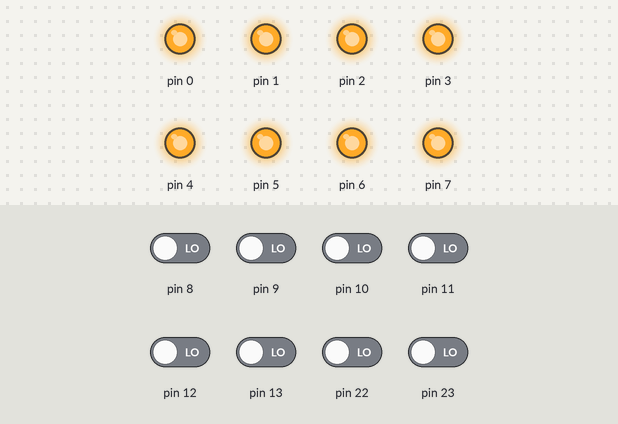
Recording of a sketch running on a simulated Arduino Uno, built with avr-gcc and run on an emulated ATmega328P. Shown: output pins drawn as LEDs (lit = HIGH). The inputs (shaded band) are chosen by the test bench; at power-on: pin 8–13, pin 22, pin 23 LOW.

Above: at 1.2 s.
1.3 s: pin 12 driven HIGH
At 1.9 s:
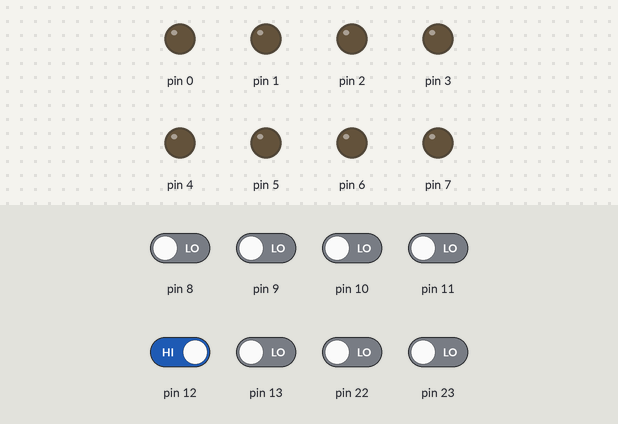
At 2.9 s:
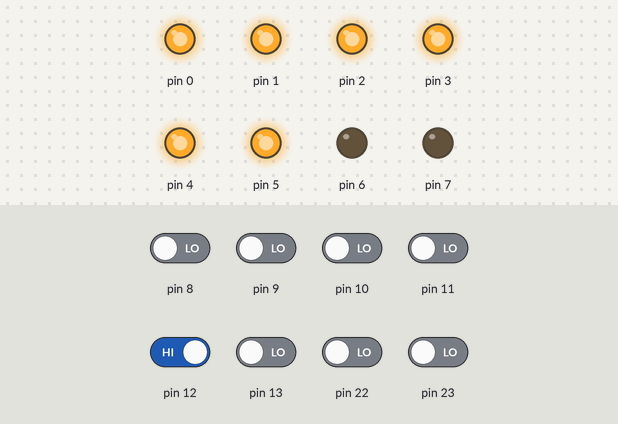
4.3 s: pin 12 driven LOW
7.3 s: pin 12 driven HIGH
At 7.9 s:
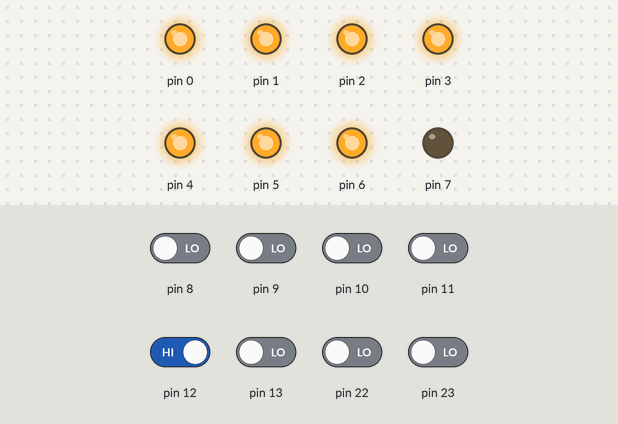
Timing chart, 0 to 19.3 s (numbered marks = the images above; inputs shaded):
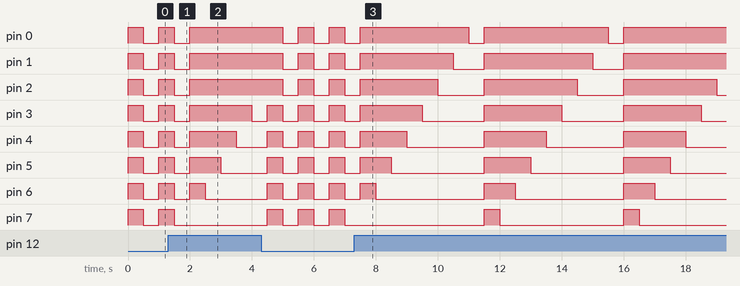

Measured:
- after the input at 1.3 s, pin 0–2: goes on until 2.0 s, then stays HIGH; pin 6: goes on until 2.5 s, then stays LOW; pin 7: goes on until 1.5 s, then stays LOW
- after the input at 7.3 s, pin 0: alternates HIGH for 4.0 s and LOW for 0.50 s, starting after 3.7 s; pin 7: alternates HIGH for 0.50 s and LOW for 4.0 s, starting after 4.2 s
- by itself, pin 3: repeats every 4.5 s: LOW 2.0 s, HIGH 2.5 s
- by itself, pin 4: repeats every 4.5 s: LOW 2.5 s, HIGH 2.0 s
- by itself, pin 5: repeats every 4.5 s: LOW 3.0 s, HIGH 1.5 s

The sketch:

LED_SwitchControl.ino
```cpp
void setup() {
  DDRD=0xFF; //D포트 출력(LED)
  DDRB=0x00; //B포트 입력(스위치)
  PORTD=0xFF;
}

void loop() {
  int i=0;
  //2번
  if((PINB|0xFD)==0xFD) {
    while((PINB|0xEF)!=0xEF) {
      if(i==8) {
        PORTD=0xFF;
        i=0;
        delay(500);
      }
      PORTD=0x7F>>i;
      i++;
      delay(500);
    }
  }
  //1번
  else if((PINB|0xFE)==0xFE) {
    while((PINB|0xEF)!=0xEF) {
      if(i==8) {
        PORTD=0xFF;
        i=0;
        delay(500);
      }
      PORTD=0xFE<<i;
      i++;
      delay(500);
    }
  }
  //대기상태
  else PORTD=0xFF;

  //5번 눌렀을때(탈출 후)
  if((PINB|0xEF)==0xEF) {
    for(int i=0;i<1;i++) {
      PORTD=0xFF;
      delay(500);
      PORTD=0x00;
      delay(500);
    }
  }
}
```
